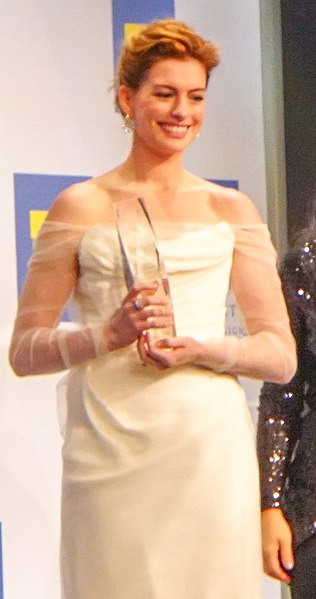
#> input picture ml_models/test_img.jpg, 316 x 599 px
$ jupyter execute faces_nbook.ipynb   (shell and % lines are left out)
#> lines starting #> are read from the running program, lines starting #| are printed output that depends on the picture
# Face Recognoition Notebook

[cell 1]
print("hello world")

[cell 2]
# !pip install opencv-python==4.10.0.84

[cell 3]
# !pip install matplotlib

[cell 4]
import cv2
import matplotlib.pyplot as plt
algo = "ml_models/haarcascade_frontalface_default.xml"


haar_cascade = cv2.CascadeClassifier(algo)
file_name = "test_img.jpg"
img = cv2.imread(file_name, 0)
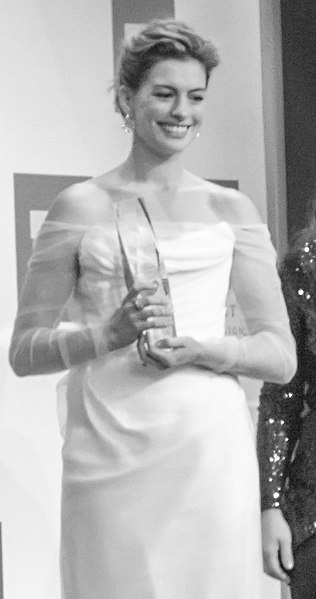
#> img: shape (599, 316); min 5, max 255, mean 180.9

gray_img = cv2.cvtColor(img, cv2.COLOR_BGR2RGB)
plt.show(gray_img)

faces = haar_cascade.detectMultiScale(
    gray_img, scaleFactor=1.05, minNeighbors=5, minSize=(100, 100)
)
#> faces = [[122, 47, 116, 116], [52, 385, 132, 132], [109, 149, 163, 163]]

i = 0
for x, y, w, h in faces:
    face = img[y:y+h, x:x+w]
    target_filename = 'ml_models/'+str(i)+'.jpg'

    cv2.imwrite(
        target_filename,
        face,
    )
    i+=1
#> this loop made 3 passes
#> (x, y, w, h, target_filename) on passes 1 to 3: (122, 47, 116, 116, 'ml_models/0.jpg'), (52, 385, 132, 132, 'ml_models/1.jpg'), (109, 149, 163, 163, 'ml_models/2.jpg')
#> pass 1, `face = img[y:y+h, x:x+w]`:
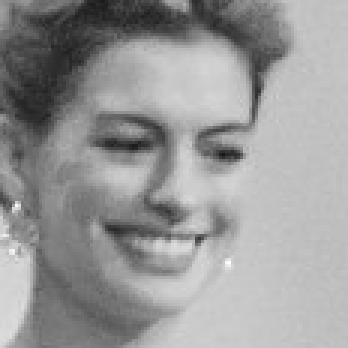
#> face: shape (116, 116) (shown 3 times larger); min 22, max 252, mean 151.9
#> pass 2, `face = img[y:y+h, x:x+w]`:
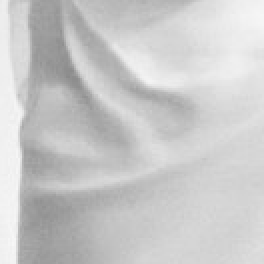
#> face: shape (132, 132) (shown 2 times larger); min 138, max 247, mean 201.3
#> pass 3, `face = img[y:y+h, x:x+w]`:
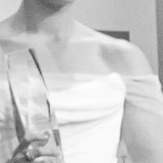
#> face: shape (163, 163); min 54, max 255, mean 203.3
#> after the loop, i = 3

$ run again, with ml_models/gning1.jpg copied over ml_models/test_img.jpg
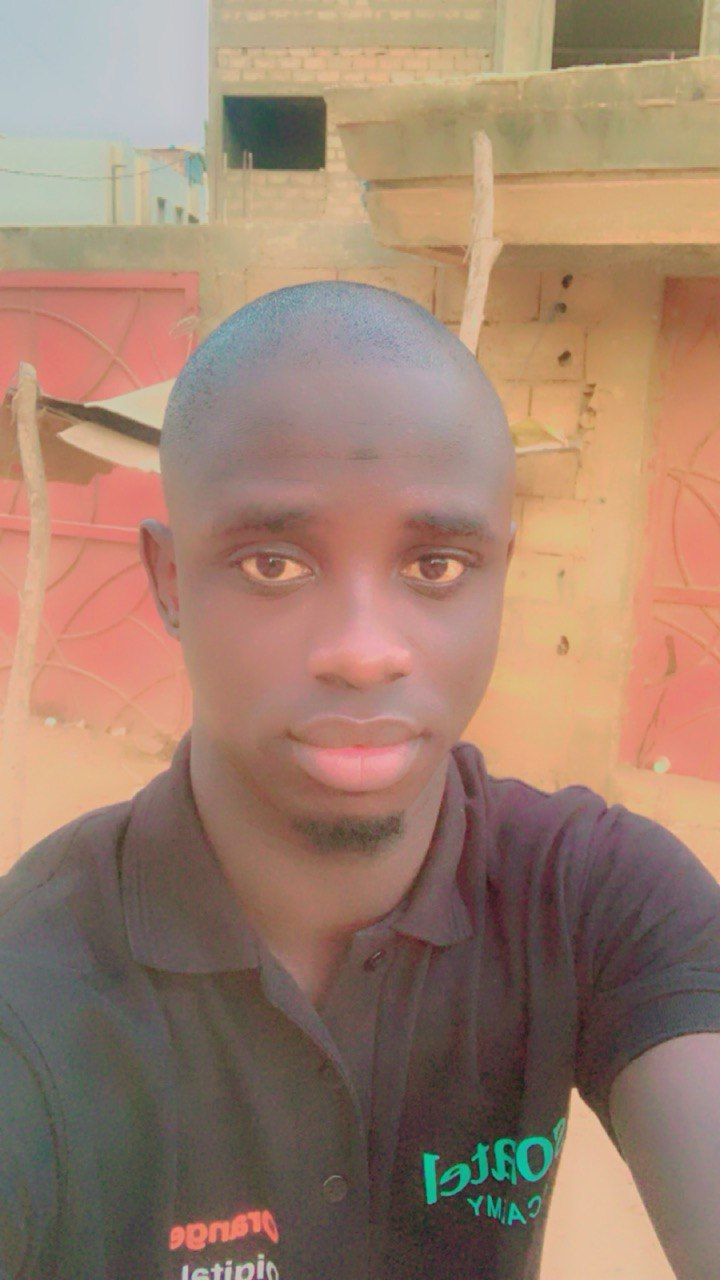
#> input picture ml_models/gning1.jpg, 720 x 1280 px
#> `img = cv2.imread(file_name, 0)`:
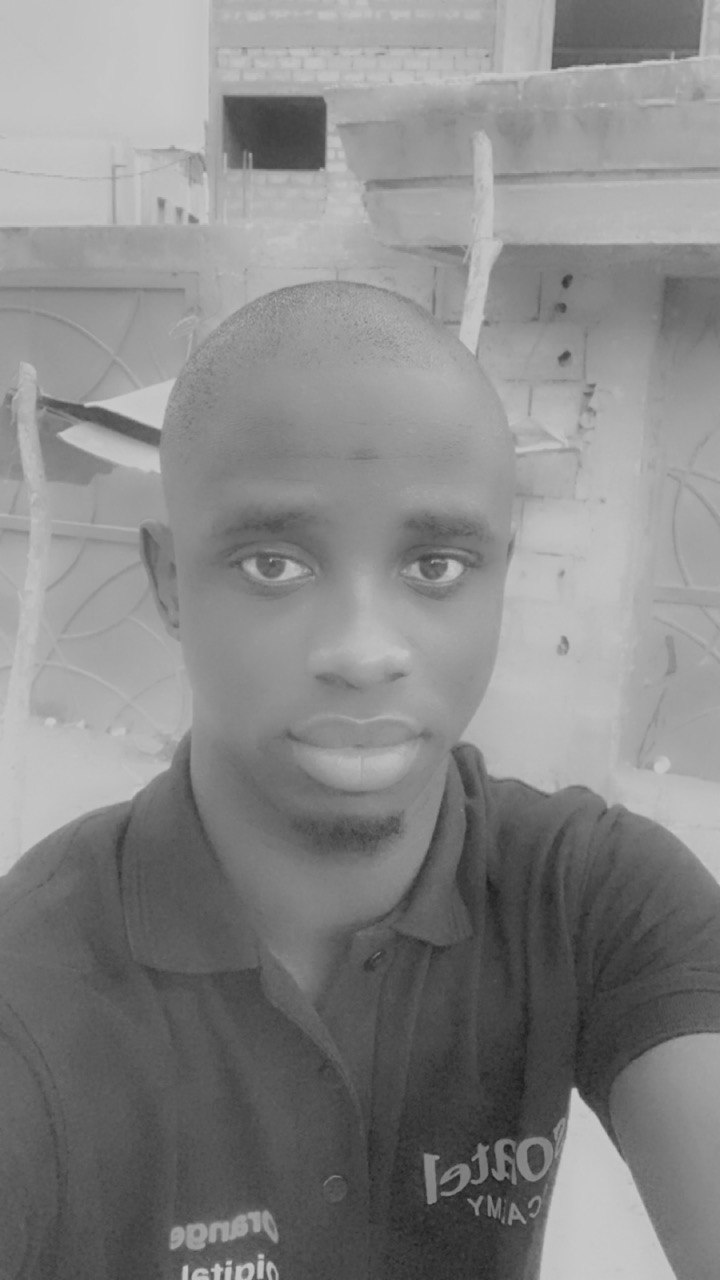
#> img: shape (1280, 720); min 24, max 207, mean 135.1
#> faces = [[325, 123, 169, 169], [180, 443, 366, 366]]
#> the loop `for x, y, w, h in faces:` made 2 passes
#> (x, y, w, h, target_filename, i) on passes 1 to 2: (325, 123, 169, 169, 'ml_models/0.jpg', 1), (180, 443, 366, 366, 'ml_models/1.jpg', 2)
#> pass 2, `face = img[y:y+h, x:x+w]`:
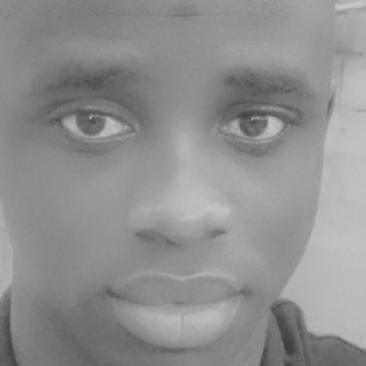
#> face: shape (366, 366); min 56, max 199, mean 143.5
#> after the loop `for x, y, w, h in faces:`: i = 2

$ run again, with ml_models/helicia.jpg copied over ml_models/test_img.jpg
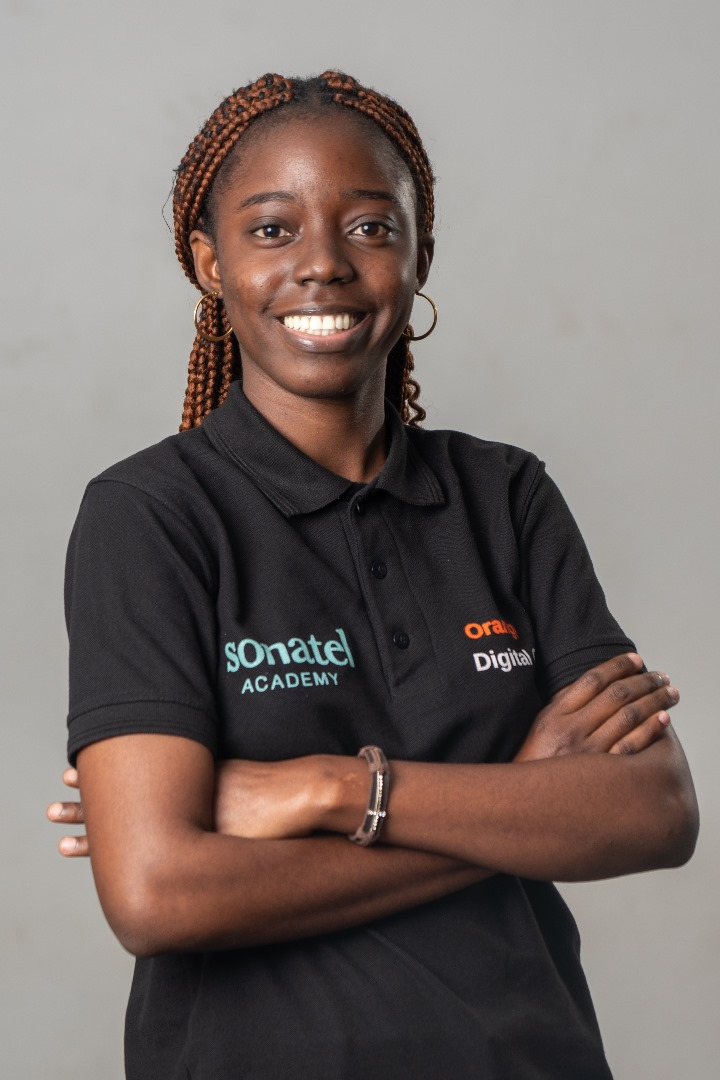
#> input picture ml_models/helicia.jpg, 720 x 1080 px
#> `img = cv2.imread(file_name, 0)`:
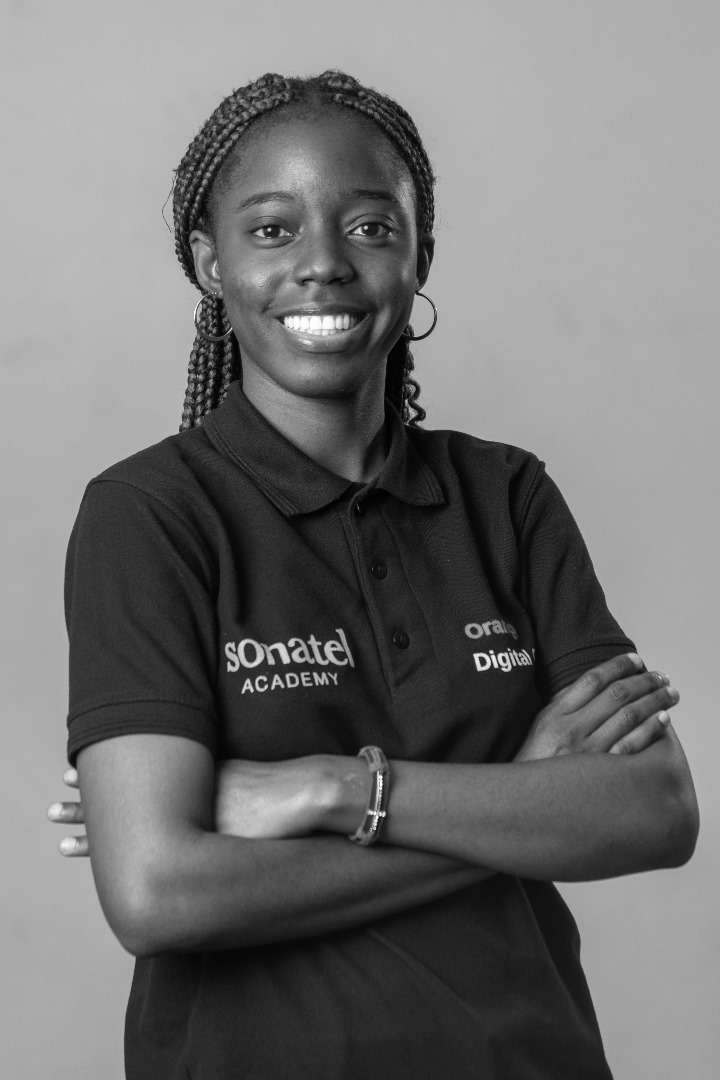
#> img: shape (1080, 720); min 0, max 255, mean 113.4
#> faces = [[198, 126, 246, 246]]
#> the loop `for x, y, w, h in faces:` made 1 pass
#> (x, y, w, h, target_filename, i) on pass 1: (198, 126, 246, 246, 'ml_models/0.jpg', 1)
#> pass 1, `face = img[y:y+h, x:x+w]`:
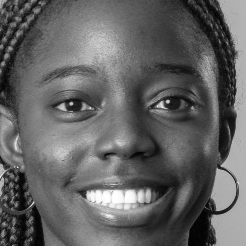
#> face: shape (246, 246); min 0, max 255, mean 98.4
#> after the loop `for x, y, w, h in faces:`: i = 1
